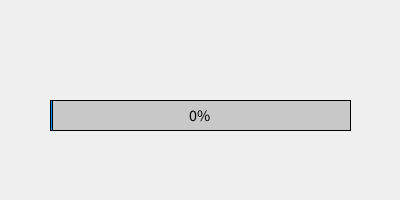
Frame 1 (no input)
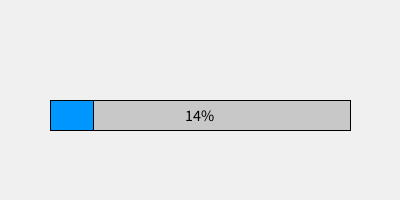
Frame 60 (the mouse pressed at the canvas centre just before this capture)
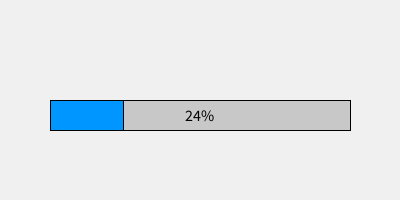
Frame 120 (the mouse held since frame 60 and released just before this capture)

The Processing sketch that drew these frames (run headless with seeded random() and noise(); from frame 60 on, the mouse is pressed at the canvas centre):

// Processing sketch: ProgressBar
// ── ProgressBar.pde
//Jonathan Graydon
//Progress Bar
//This program will display a progress bar animation


int barWidth = 300;
int barHeight = 30;
int x = 50;
int y = 100;
float progress = 0;
float duration = 10.0;

void setup() {
  size(400, 200);
  frameRate(60);
}

void draw() {
  background(240);

  // Calculate the progress based on the elapsed time
  progress = min(1, millis() / (duration * 1000.0));

  // Draw the progress bar background
  fill(200);
  rect(x, y, barWidth, barHeight);

  // Draw the filled portion of the progress bar
  fill(0, 150, 255);
  rect(x, y, barWidth * progress, barHeight);

  // Draw the progress percentage text
  fill(0);
  textAlign(CENTER, CENTER);
  textSize(16);
  text(int(progress * 100) + "%", x + barWidth / 2, y + barHeight / 2);

  // Display "Done!" after 10 seconds
  if (progress >= 1) {
    textSize(20);
    text("Done!", width / 2, y + barHeight + 30);
  }
}
